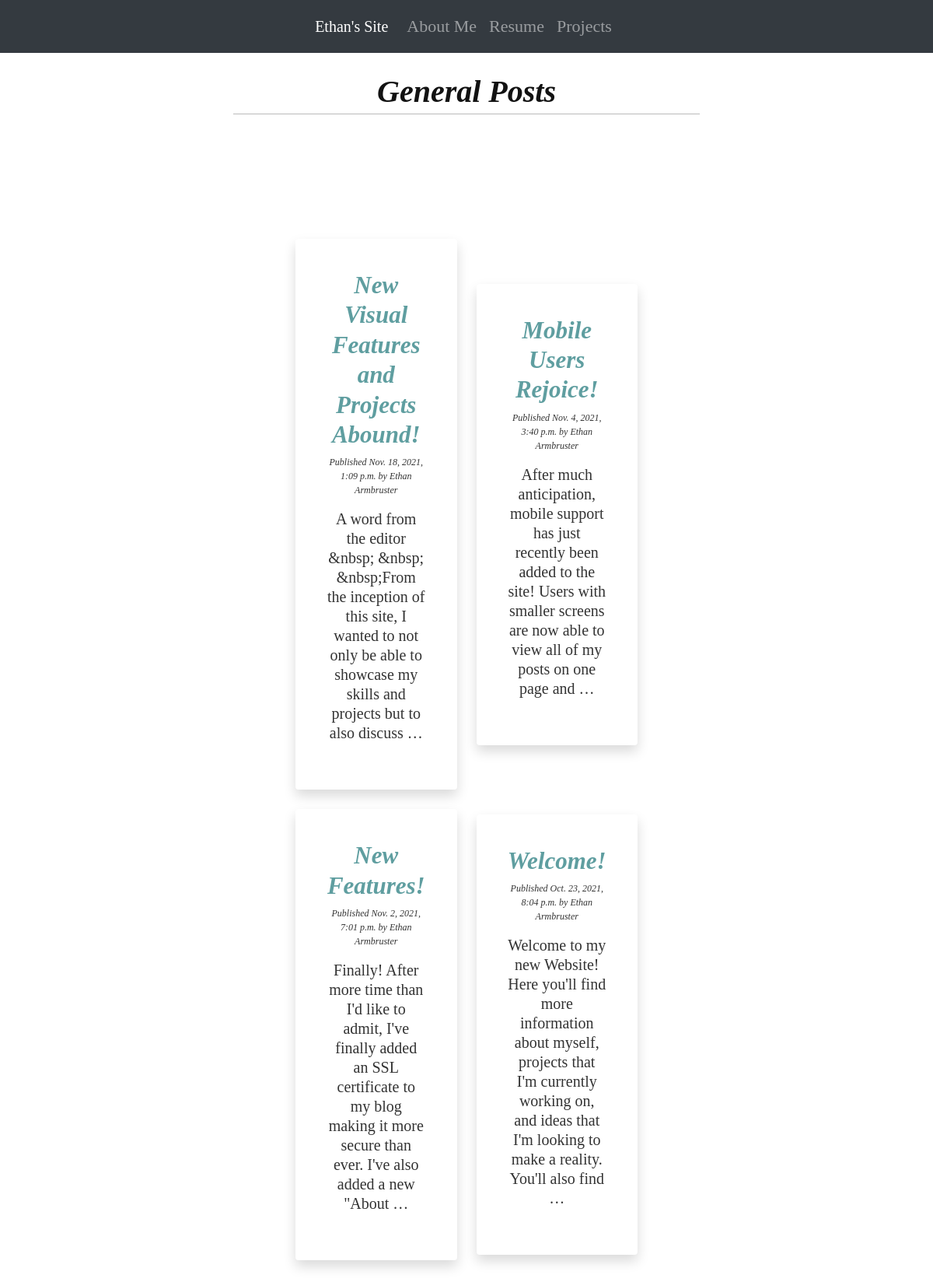
Before: / with the older database file.
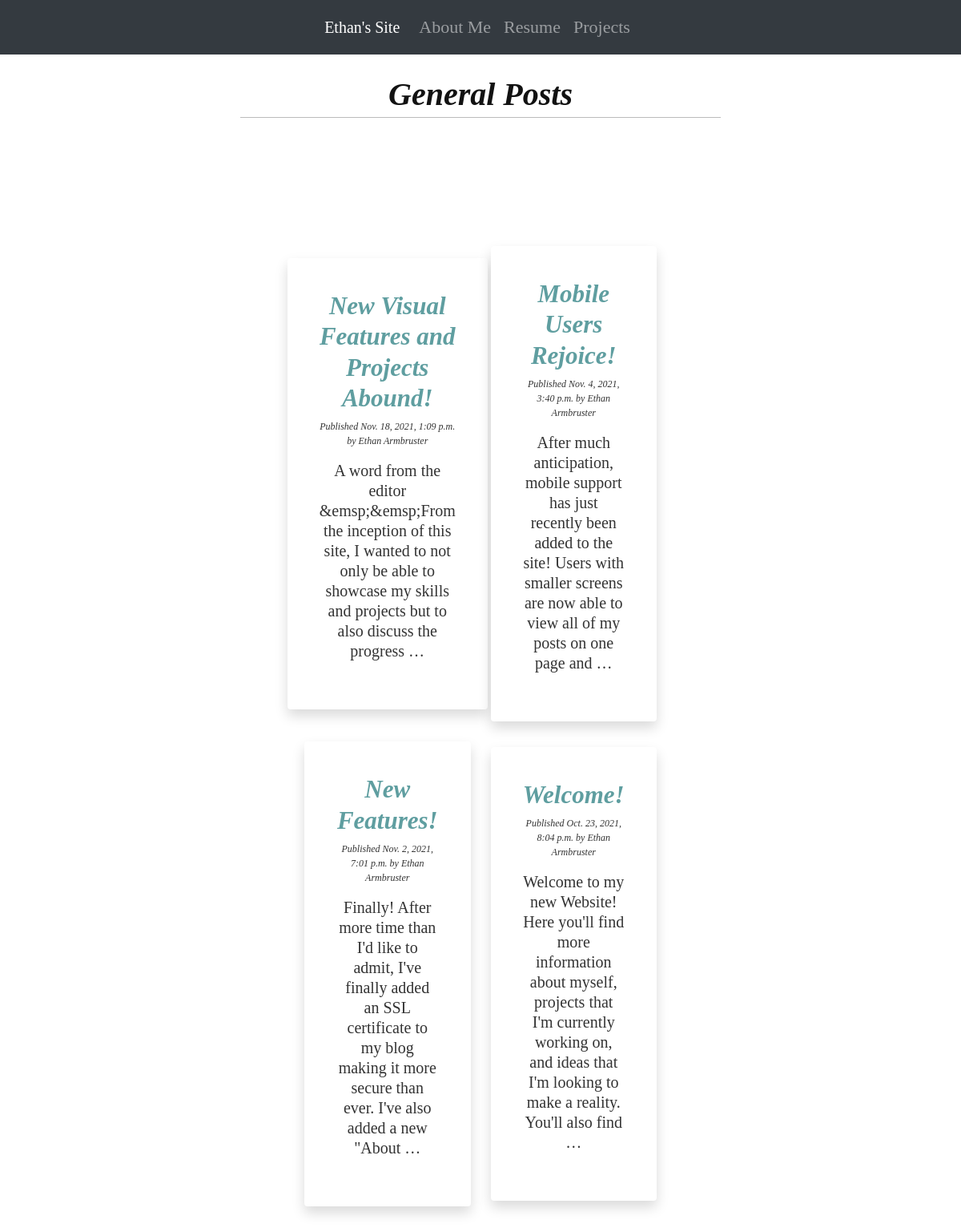
After: the same page with the newer database file.
### functionality/models.py (models this page shows, shortened)
class Post(models.Model):
    STATUS_CHOICES = (
        ('draft', 'Draft'), ('published', 'Published'),
    )
    title = models.CharField(max_length=500)
    slug = models.SlugField(max_length=500, unique_for_date='publish')
    author = models.ForeignKey(User, on_delete=models.CASCADE, related_name='blog_posts')
    body = RichTextField(blank=True, null=True)
    publish = models.DateTimeField(default=django.utils.timezone.now)
    created = models.DateTimeField(auto_now_add=True)
    updated = models.DateTimeField(auto_now=True)
    status = models.CharField(max_length=10, choices=STATUS_CHOICES, default='draft')
    objects = models.Manager()
    published = PublishedManager()
    class Meta:
        ordering = ('-publish',)
    def get_absolute_url(self):
        return reverse('functionality:post_detail', args=[self.publish.year,
                                                 self.publish.month,
                                                 self.publish.day,
                                                 self.slug])

### functionality/views.py (the view)
# urls.py: path('', views.post_list, name='post_list'),
def post_list(request):
    posts = Post.published.all()
    return render(request, 'html/list.html', {'posts': posts})

### functionality/models.py (called while the page is built)
    def get_queryset(self):
        return super(PublishedManager, self).get_queryset().filter(status='published')

### functionality/templates/html/list.html (shortened to what this page needs)
{% extends "html/base.html" %}
{% load static %}
{% load tz %}
{% block content %}
    <h1 class="times header"><span>General Posts</span></h1>
    <div id="blog_post_grid" class="grid-container">
        {% for post in posts %}
            <div id="indiv_post_card" class=" grid-item border-0 frame shadow secondary-theme card">
                <h2>
                    <a class="times post_title_color" href="{{ post.get_absolute_url }}">
                        {{ post.title }}
                    </a>
                </h2>
                <p class="date">
                    Published {{ post.publish|timezone:"America/New_York" }}
                    by {{ post.author.first_name }} {{ post.author.last_name }}
                </p>
                <div class="times_info">
                        {{ post.body|striptags|truncatewords:30 }}
                </div>
            </div>
        {% endfor %}
    </div>
{% endblock %}

Changed rows visible on the page:
changed Post "New Visual Features and Projects Abound!": body "…word from the editor &nbsp; &nbsp; &nbsp;From the inception of this site, I wanted to not only be able to showcase my skills and projects but to also discuss …" → "…word from the editor &emsp;&emsp;From the inception of this site, I wanted to not only be able to showcase my skills and projects but to also discuss the progress …"
